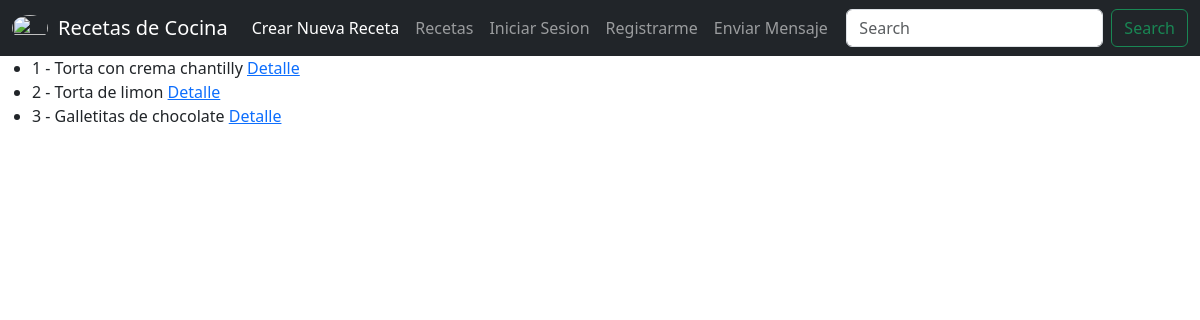
Screenshot of /receta/list/ with the database file from the repository.
### AppRecetas/models.py (models this page shows)
class Receta(models.Model):
    nombre_receta = models.CharField(max_length=30)
    descripcion_breve_receta = models.CharField(max_length=100)
    lista_de_ingredientes = models.CharField(max_length=100)
    pasos_a_seguir = models.CharField(max_length=100)
    publisher = models.ForeignKey(to=User, on_delete = models.CASCADE, related_name="publisher")
    imagen = models.ImageField(upload_to="recetas", null=True, blank=True)
    fecha_creacion = models.DateTimeField(auto_now_add= True)
    def __str__(self):
        return f"{self.id} - {self.nombre_receta}"

### AppRecetas/views.py (the view)
# urls.py: path('receta/list/', RecetaList.as_view(), name="receta-list"),
class RecetaList(ListView):
    model = Receta
    context_object_name="posts"

### AppRecetas/templates/AppRecetas/receta_list.html (shortened to what this page needs)
{% extends "AppRecetas/base.html" %}
{% block main %}<ul>
    <h1> Lista de Recetas </h1>
    {% for post in posts %}
    <li>
        {{post}}
        <a href="{% url 'receta-detail' post.id %}" > Detalle</a>
    </li>
    {% endfor %}
    </ul>
{% endblock %}

### rows the page displays
Receta: id+nombre_receta "1 - Torta con crema chantilly"
Receta: id+nombre_receta "2 - Torta de limon"
Receta: id+nombre_receta "3 - Galletitas de chocolate"
